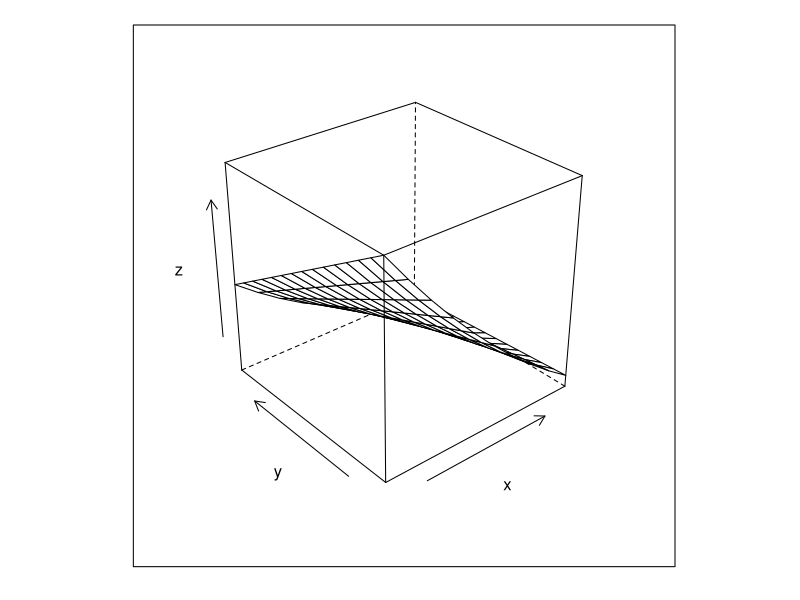
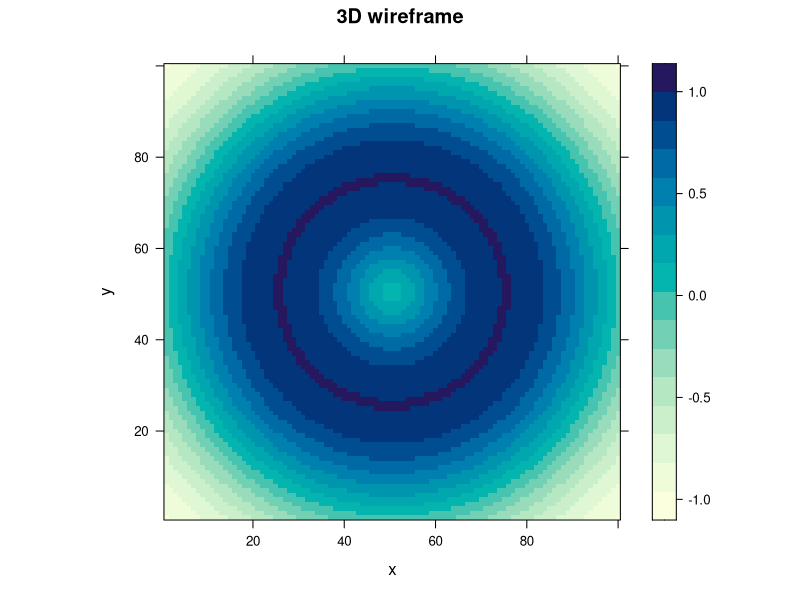

Recreate these plots in R, in order.
# 10. Write an R program to create 3D Wireframe Plot and Level Plot using lattice package in R.

library(lattice)

a=1:10
b=1:15

eg=-expand.grid(x=a,y=b)
eg$z=eg$x^2+eg$x*eg$y
wireframe(z~x+y,eg)

x=seq(-pi,pi,length.out=100)
y=seq(-pi,pi,length.out=100)
z=outer(x,y,function(x,y) sin(sqrt(x^2+y^2)))
levelplot(z,main="3D wireframe",xlab="x",ylab="y")
